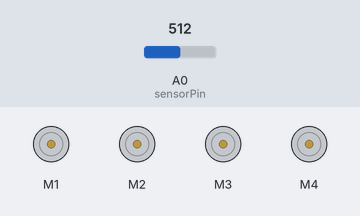
The sketch below on a simulated Arduino Uno, built with avr-gcc and run on an emulated ATmega328P. Parts: 4 × DC motor (green arrow = forward, orange = backward, longer = faster). The test bench sets the inputs (shaded band); at power-on: A0 (sensorPin) = 512.

Above: at 1.2 s.
1.3 s: A0 (sensorPin) set to 593
2.8 s: A0 (sensorPin) set to 609
At 3.4 s:
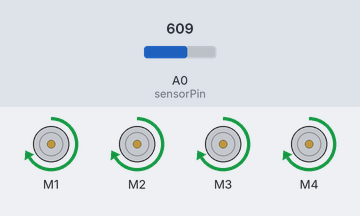
4.3 s: A0 (sensorPin) set to 590
At 5.0 s:
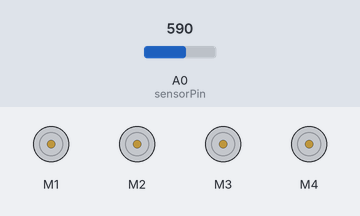
6.0 s: A0 (sensorPin) set to 610
At 7.4 s:
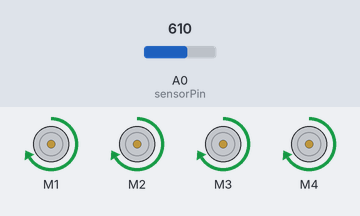
Timing chart, 0 to 8.6 s (numbered marks = the images above; inputs shaded):
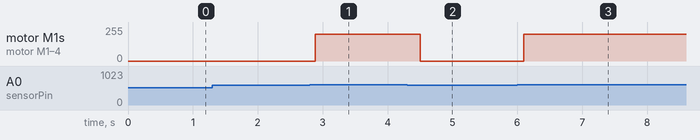

The sketch:

emg_mobility_robot.ino
```cpp
#include <AFMotor.h>
#include <SoftwareSerial.h>

// Bluetooth
SoftwareSerial BT(2, 3);

// Motors
AF_DCMotor m1(1);
AF_DCMotor m2(2);
AF_DCMotor m3(3);
AF_DCMotor m4(4);

// Sensor
int sensorPin = A0;
int value = 0;
int threshold = 600;

void setup() {
  Serial.begin(9600);
  BT.begin(9600);

  m1.setSpeed(200);
  m2.setSpeed(200);
  m3.setSpeed(200);
  m4.setSpeed(200);
}

void loop() {
  value = analogRead(sensorPin);

  BT.print("VALUE: ");
  BT.println(value);

  if (value > threshold) {
    m1.run(FORWARD);
    m2.run(FORWARD);
    m3.run(FORWARD);
    m4.run(FORWARD);

    BT.println("FORWARD");
  } else {
    m1.run(RELEASE);
    m2.run(RELEASE);
    m3.run(RELEASE);
    m4.run(RELEASE);

    BT.println("STOP");
  }

  delay(300);
}
```

Measured:
- the behaviour switches between 600 and 601 on A0 (sensorPin) (found by bisection; images 0 and 1)
- after the input at 1.3 s, every drawn part: stays the same
- after the input at 2.8 s, motor M1–4: stopped → forward 200/255 after 0.09 s
- after the input at 4.3 s, motor M1–4: forward 200/255 → stopped after 0.20 s
- after the input at 6.0 s, motor M1–4: stopped → forward 200/255 after 0.10 s
